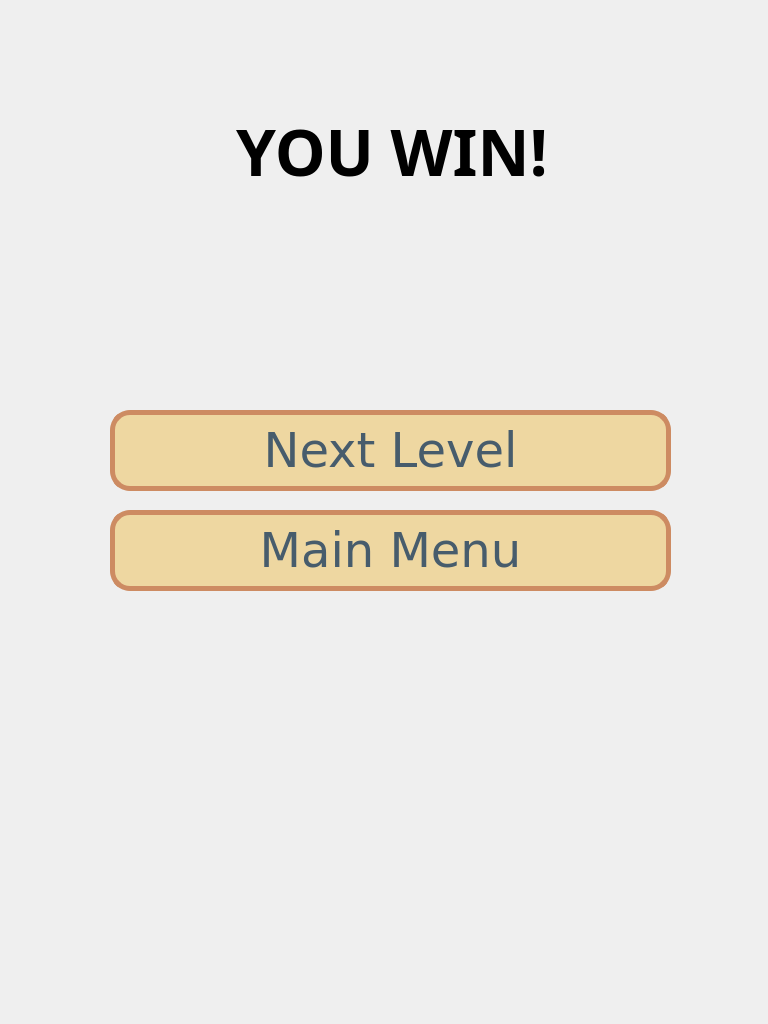
<?xml version="1.0" encoding="UTF-8"?>
<ui version="4.0">
 <class>win</class>
 <widget class="QWidget" name="win">
  <property name="geometry">
   <rect>
    <x>0</x>
    <y>0</y>
    <width>768</width>
    <height>1024</height>
   </rect>
  </property>
  <property name="windowTitle">
   <string>Form</string>
  </property>
  <widget class="QPushButton" name="next">
   <property name="geometry">
    <rect>
     <x>110</x>
     <y>410</y>
     <width>561</width>
     <height>81</height>
    </rect>
   </property>
   <property name="font">
    <font>
     <family>Verdana</family>
     <pointsize>-1</pointsize>
     <italic>false</italic>
     <bold>false</bold>
    </font>
   </property>
   <property name="styleSheet">
    <string notr="true"> background-color: rgb(238,215,161);
    border-style: solid;
    color:  rgb(71,92,108);
    border-width: 5px;
    border-radius: 20px;
    border-color: rgb(205,139,98);
    font: 48px;
    padding: 6px;
</string>
   </property>
   <property name="text">
    <string>Next Level</string>
   </property>
  </widget>
  <widget class="QPushButton" name="back">
   <property name="geometry">
    <rect>
     <x>110</x>
     <y>510</y>
     <width>561</width>
     <height>81</height>
    </rect>
   </property>
   <property name="font">
    <font>
     <family>Verdana</family>
     <pointsize>-1</pointsize>
     <italic>false</italic>
     <bold>false</bold>
    </font>
   </property>
   <property name="styleSheet">
    <string notr="true"> background-color: rgb(238,215,161);
    border-style: solid;
    color:  rgb(71,92,108);
    border-width: 5px;
    border-radius: 20px;
    border-color: rgb(205,139,98);
    font: 48px;
    padding: 6px;
</string>
   </property>
   <property name="text">
    <string>Main Menu</string>
   </property>
  </widget>
  <widget class="QLabel" name="label">
   <property name="geometry">
    <rect>
     <x>77</x>
     <y>60</y>
     <width>630</width>
     <height>181</height>
    </rect>
   </property>
   <property name="font">
    <font>
     <family>Verdana Pro Cond Black</family>
     <pointsize>48</pointsize>
     <bold>true</bold>
    </font>
   </property>
   <property name="text">
    <string>YOU WIN!</string>
   </property>
   <property name="alignment">
    <set>Qt::AlignCenter</set>
   </property>
  </widget>
 </widget>
 <resources/>
 <connections/>
</ui>
